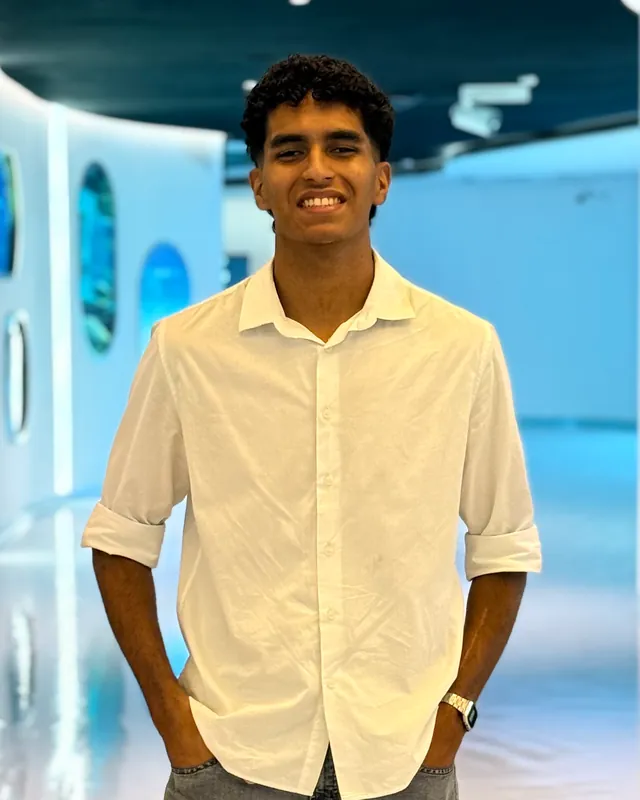
#> input picture assets/foto/retrato-640.webp, 640 x 800 px
$ python foto.py ../assets/foto/retrato-640.webp
#> lines starting #> are read from the running program, lines starting #| are printed output that depends on the picture; after the words box and inside, x2 and y2 are one past the last pixel; in counts of white or black regions, pixels touching at a corner belong together
# Gera a foto do capítulo Sobre (assets/foto/) a partir de uma foto sua:
#   python3 ferramentas/foto.py foto.heic     foto do iPhone: o fundo sai pelo mapa de profundidade que vem junto
#   python3 ferramentas/foto.py recorte.png   recorte já sem fundo (no app Fotos: toque e segure em você > Compartilhar)
# Precisa de: python3 -m pip install pillow numpy pillow-heif
#
# Saída (WebP, sem nenhum metadado da foto original: nada de EXIF nem localização):
#   retrato.webp      960 x 1200, a foto com o fundo, da cintura para cima, para o card do capítulo Sobre
#   retrato-640.webp  640 x 800, a mesma para o celular
#   eu-640.webp       o recorte sem fundo; o terminal desenha o comando foto a partir dele
#   rosto.webp        o rosto, quadrado e sem fundo, para o ícone ao lado do e-mail
import io
import os
import sys

import numpy as np
from PIL import Image, ImageCms, ImageFilter

RAIZ = os.path.dirname(os.path.dirname(os.path.abspath(__file__)))
SAIDA = os.path.join(RAIZ, 'assets', 'foto')
PROPORCAO = 0.65   # largura / altura do recorte final (da cabeça até o meio da coxa)


def caixa(a, r):
    """Média numa janela (2r+1) x (2r+1), por soma acumulada."""
    c = np.cumsum(np.cumsum(np.pad(a, ((r + 1, r), (r + 1, r)), mode='edge'), 0), 1)
    return (c[2 * r + 1:, 2 * r + 1:] - c[:-2 * r - 1, 2 * r + 1:] - c[2 * r + 1:, :-2 * r - 1] + c[:-2 * r - 1, :-2 * r - 1]) / (2 * r + 1) ** 2


# [6 lines left out: function filtro_guiado, not called in this run]


def em_srgb(img):
    icc = img.info.get('icc_profile')
    if icc:
        img = ImageCms.profileToProfile(img, ImageCms.ImageCmsProfile(io.BytesIO(icc)), ImageCms.createProfile('sRGB'), outputMode='RGB')
    return img.convert('RGB')


# [35 lines left out: function de_heic, not called in this run]


def de_png(caminho):
    img = Image.open(caminho).convert('RGBA')
    rgb = img.convert('RGB')
    if Image.open(caminho).info.get('icc_profile'):
        rgb.info['icc_profile'] = Image.open(caminho).info['icc_profile']
    return em_srgb(rgb), np.asarray(img.getchannel('A'), np.float32) / 255


def limpar_borda(foto, alfa):
    """Tira a cor do fundo que vaza na borda (halo claro): ali a cor vem do interior mais próximo."""
    c = np.asarray(foto, np.float32)
    dentro = (alfa > 0.97).astype(np.float32)
    soma = np.stack([caixa(c[..., k] * dentro, 9) for k in range(3)], -1)
    peso = caixa(dentro, 9)[..., None]
    interior = np.where(peso > 1e-3, soma / np.maximum(peso, 1e-3), c)
    t = np.clip((0.97 - alfa) / 0.6, 0, 1)[..., None]
    return c * (1 - t) + interior * t


def enquadrar(alfa):
    """Caixa de recorte: a pessoa centrada, com folga, da cabeça até onde a proporção deixar."""
    ys, xs = np.nonzero(alfa > 0.5)
    h, w = alfa.shape
    x0, x1, y0 = xs.min(), xs.max(), ys.min()
    larg = int((x1 - x0) * 1.3)
    alt = int(larg / PROPORCAO)
    cx = (x0 + x1) // 2
    esq = max(0, min(w - larg, cx - larg // 2))
    topo = max(0, y0 - int(alt * 0.04))
    return esq, topo, esq + larg, min(h, topo + alt)


def retrato(foto, alfa):
    """Card do Sobre: a foto inteira, com o fundo, em 4:5, da cabeça até um pouco abaixo da cintura."""
    ys, xs = np.nonzero(alfa > 0.5)
    h, w = alfa.shape
    y0 = ys.min()
    alt = min(h - max(0, y0 - 1), int((ys.max() - y0) * 0.74))
    topo = max(0, y0 - int(alt * 0.07))
    alt = min(h - topo, alt)
    larg = min(w, int(alt * 0.8))
    alt = int(larg / 0.8)
    cx = int(np.median(xs[ys < y0 + alt * 0.5]))
    esq = max(0, min(w - larg, cx - larg // 2))
    return foto.crop((esq, topo, esq + larg, topo + alt))


def main():
    if len(sys.argv) != 2:
        sys.exit('uso: python3 ferramentas/foto.py <foto.heic | recorte.png>')
    caminho = sys.argv[1]
    with open(caminho, 'rb') as f:
        heic = f.read(12)[4:12] in (b'ftypheic', b'ftypheix', b'ftypmif1', b'ftypheif')
    if heic:
        foto, alfa = de_heic(caminho)
    else:
        foto, alfa = de_png(caminho)
#> in de_png, rgb is the input picture: PIL image 640x800 RGB; mean R, G, B 149.8, 169.5, 160.8
#> alfa: shape (800, 640) float32; every value is 1
    cor = limpar_borda(foto, alfa)
#> in limpar_borda, `t = np.clip((0.97 - alfa) / 0.6, 0, 1)[..., None]`: t: shape (800, 640, 1) float32; every value is 0
    # Altas luzes um pouco mais baixas: a camisa branca não estoura no fundo escuro.
    cor = np.where(cor > 200, 200 + (cor - 200) * 0.6, cor)
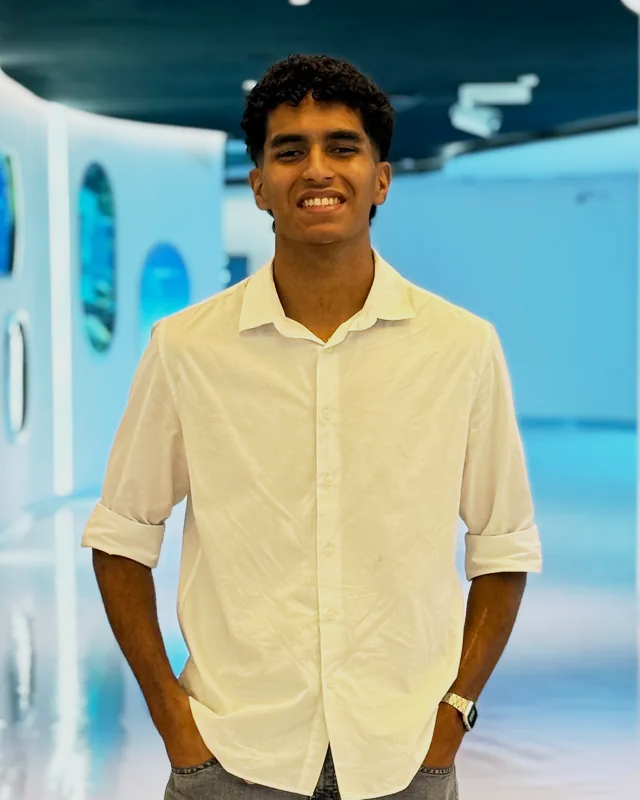
#> cor: shape (800, 640, 3) float32; mean R, G, B 144.4, 165.9, 155.6
    caixa_ = enquadrar(alfa)
#> in enquadrar, `x0, x1, y0 = xs.min(), xs.max(), ys.min()`: x0 = 0; x1 = 639; y0 = 0
#> in enquadrar, `larg = int((x1 - x0) * 1.3)`: larg = 830
#> in enquadrar, `alt = int(larg / PROPORCAO)`: alt = 1276
#> in enquadrar, `cx = (x0 + x1) // 2`: cx = 319
#> in enquadrar, `esq = max(0, min(w - larg, cx - larg // 2))`: esq = 0
#> caixa_ = (0, 0, 830, 800)
    eu = Image.fromarray(np.clip(cor, 0, 255).astype(np.uint8)).crop(caixa_)
    eu.putalpha(Image.fromarray((alfa * 255).astype(np.uint8)).crop(caixa_))
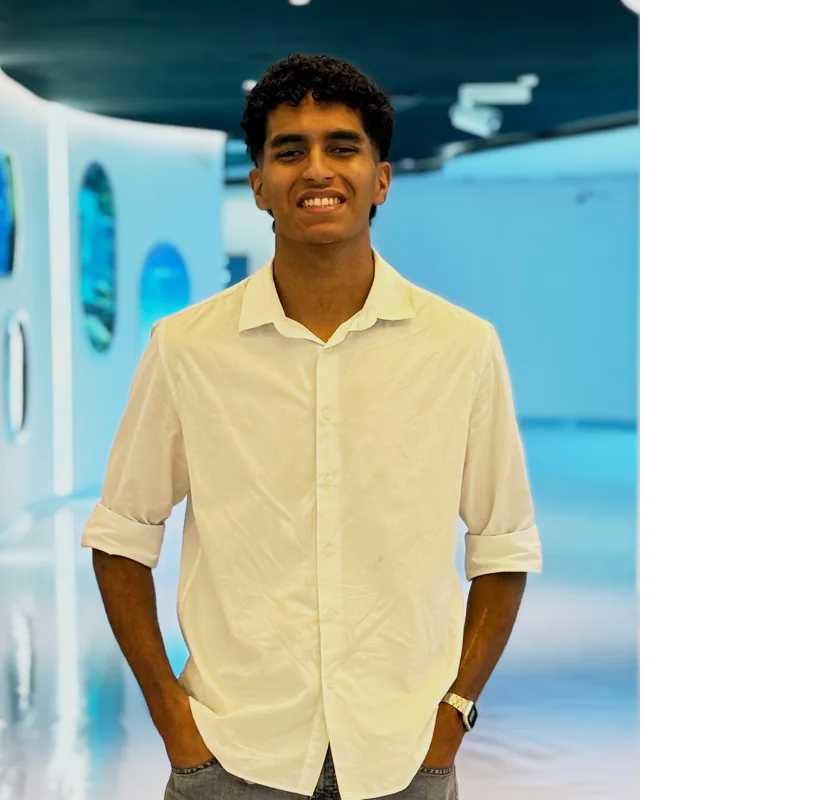
#> eu: PIL image 830x800 RGBA; mean R, G, B, A 111.2, 127.8, 119.8, 196.6; transparent parts drawn white
    os.makedirs(SAIDA, exist_ok=True)
    # O card leva as cores como saíram da câmera, com o fundo.
    card = retrato(foto, alfa)
#> in retrato, `y0 = ys.min()`: y0 = 0
#> in retrato, `alt = min(h - max(0, y0 - 1), int((ys.max() - y0) * 0.74))`: alt = 591
#> in retrato, `topo = max(0, y0 - int(alt * 0.07))`: topo = 0
#> in retrato, `larg = min(w, int(alt * 0.8))`: larg = 472
#> in retrato, `alt = int(larg / 0.8)`: alt = 590
#> in retrato, `cx = int(np.median(xs[ys < y0 + alt * 0.5]))`: cx = 319
#> in retrato, `esq = max(0, min(w - larg, cx - larg // 2))`: esq = 83
#> in retrato, `return foto.crop((esq, topo, esq + larg, topo + alt))`:
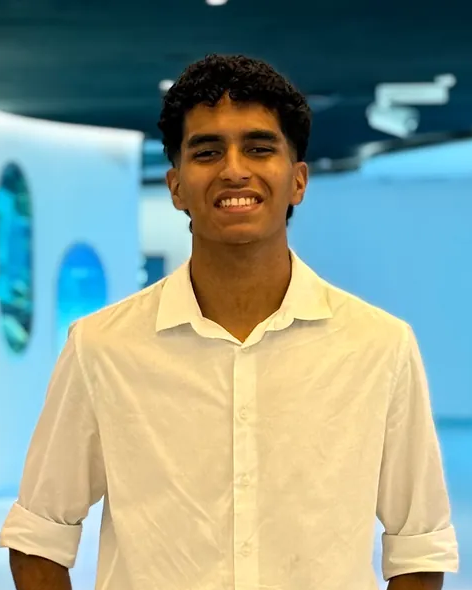
#> returned value: PIL image 472x590 RGB; mean R, G, B 142, 157.8, 142.7
    for largura, nome in ((960, 'retrato.webp'), (640, 'retrato-640.webp')):
        card.resize((largura, largura * 5 // 4), Image.LANCZOS).save(os.path.join(SAIDA, nome), quality=80, method=6)
    pequena = eu.resize((640, round(640 / PROPORCAO)), Image.LANCZOS)
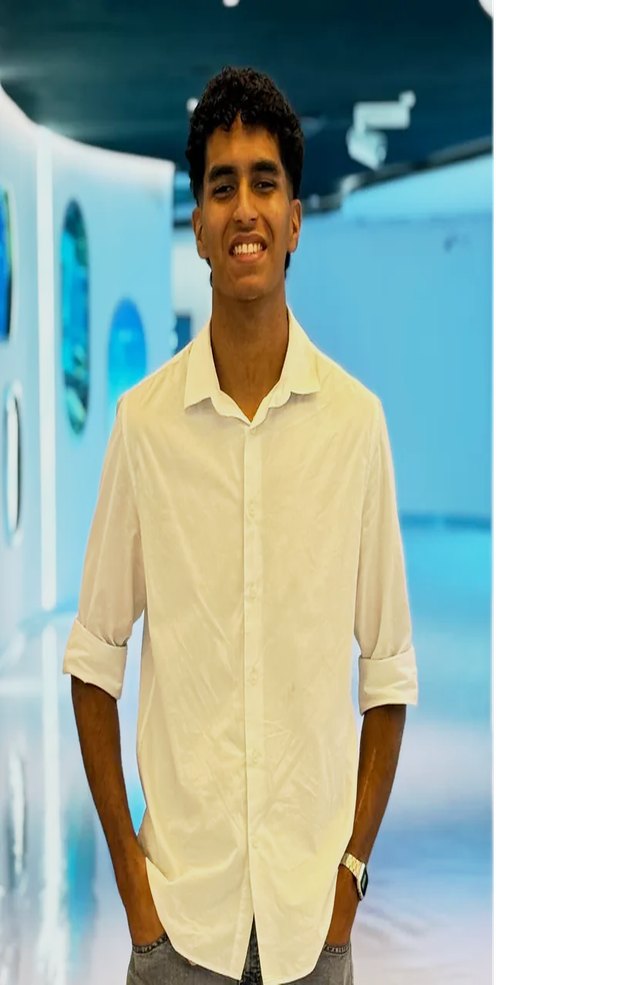
#> pequena: PIL image 640x985 RGBA; mean R, G, B, A 111.6, 128.3, 120.3, 196.6; transparent parts drawn white
    pequena.save(os.path.join(SAIDA, 'eu-640.webp'), quality=80, method=6)
    # Rosto: um quadrado no alto, centrado na cabeça (o meio do que é pessoa no primeiro sexto da altura).
    a_eu = np.asarray(pequena.getchannel('A'), np.float32) / 255
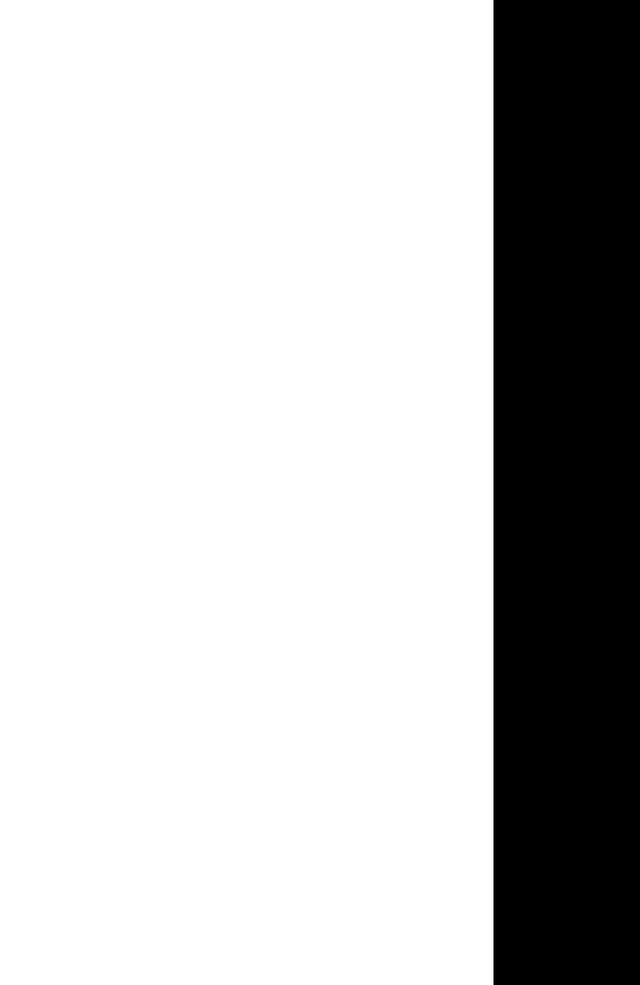
#> a_eu: shape (985, 640) float32; min 0, max 1, mean 0.771
    topo = a_eu[: a_eu.shape[0] // 6]
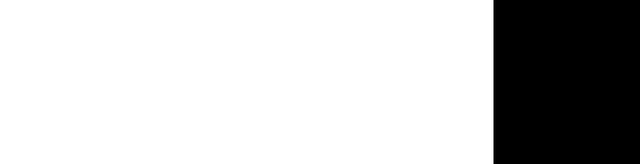
#> topo: shape (164, 640) float32; min 0, max 1, mean 0.771
    cx = int((topo.sum(0) * np.arange(topo.shape[1])).sum() / max(topo.sum(), 1))
#> cx = 246
    lado = int(pequena.width * 0.5)
#> lado = 320
    esq = max(0, min(pequena.width - lado, cx - lado // 2))
#> esq = 86
    pequena.crop((esq, 0, esq + lado, lado)).resize((192, 192), Image.LANCZOS).save(os.path.join(SAIDA, 'rosto.webp'), quality=82, method=6)
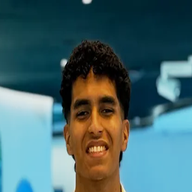
#> saved as rosto.webp: PIL image 192x192 RGBA; mean R, G, B, A 70, 103.6, 108.1, 255
    for nome in ('retrato.webp', 'retrato-640.webp', 'eu-640.webp', 'rosto.webp'):
        f = os.path.join(SAIDA, nome)
        print(f'{os.path.relpath(f, RAIZ)}: {os.path.getsize(f) // 1024} KB')
#> this loop made 4 passes
#| assets/foto/retrato.webp: 31 KB
#| assets/foto/retrato-640.webp: 19 KB
#| assets/foto/eu-640.webp: 22 KB
#| assets/foto/rosto.webp: 3 KB


if __name__ == '__main__':
    main()

$ run again, with assets/foto/eu.webp copied over assets/foto/retrato-640.webp
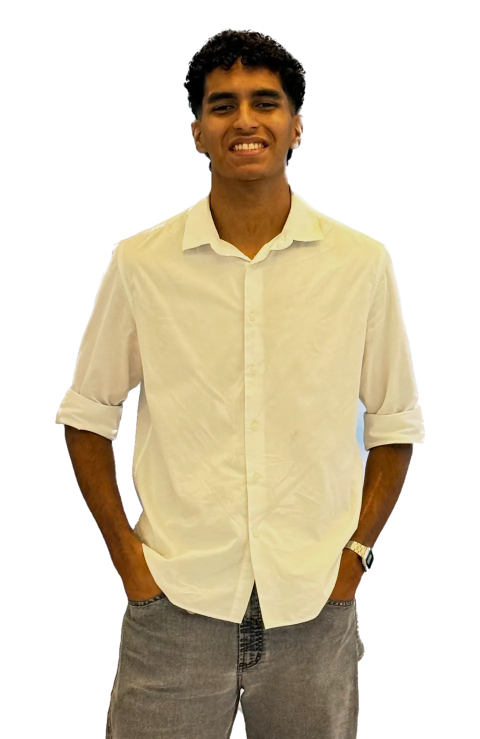
#> input picture assets/foto/eu.webp, 960 x 1477 px (shown at 1/2 size)
#> in de_png, img is the input picture: PIL image 960x1477 RGBA; mean R, G, B, A 85.2, 75.2, 55.2, 118.5
#> in limpar_borda, `dentro = (alfa > 0.97).astype(np.float32)`:
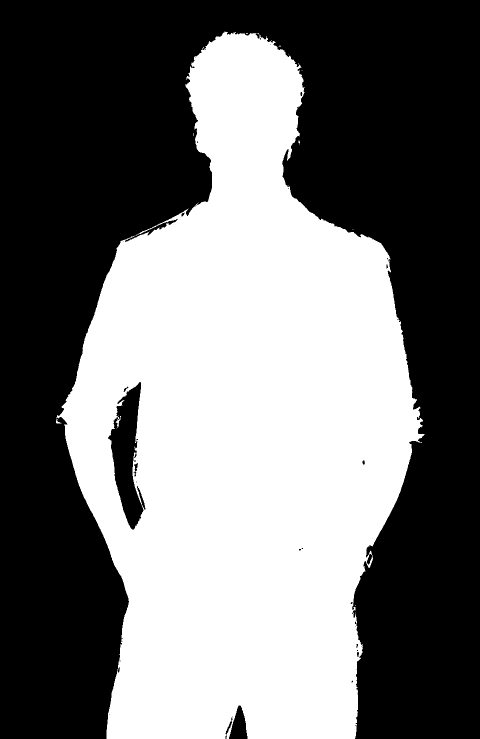
#> dentro: shape (1477, 960) float32 (shown at 1/2 size); values 0 (black) and 1 (white), 45.4% white; 19 white regions (16 under 20 px), largest, box (x1, y1, x2, y2) and area: (113, 63, 849, 1477) 644184, (231, 832, 242, 856) 82, (112, 838, 123, 847) 41
#> in enquadrar, `x0, x1, y0 = xs.min(), xs.max(), ys.min()`: x0 = 111; x1 = 849; y0 = 59
#> in enquadrar, `larg = int((x1 - x0) * 1.3)`: larg = 959
#> in enquadrar, `alt = int(larg / PROPORCAO)`: alt = 1475
#> in enquadrar, `cx = (x0 + x1) // 2`: cx = 480
#> in enquadrar, `esq = max(0, min(w - larg, cx - larg // 2))`: esq = 1
#> in enquadrar, `topo = max(0, y0 - int(alt * 0.04))`: topo = 0
#> caixa_ = (1, 0, 960, 1475)
#> in retrato, `y0 = ys.min()`: y0 = 59
#> in retrato, `alt = min(h - max(0, y0 - 1), int((ys.max() - y0) * 0.74))`: alt = 1048
#> in retrato, `topo = max(0, y0 - int(alt * 0.07))`: topo = 0
#> in retrato, `larg = min(w, int(alt * 0.8))`: larg = 838
#> in retrato, `alt = int(larg / 0.8)`: alt = 1047
#> in retrato, `cx = int(np.median(xs[ys < y0 + alt * 0.5]))`: cx = 495
#> in retrato, `esq = max(0, min(w - larg, cx - larg // 2))`: esq = 76
#> in main, `cx = int((topo.sum(0) * np.arange(topo.shape[1])).sum() / max(topo.sum..`: cx = 325
#> in main, `esq = max(0, min(pequena.width - lado, cx - lado // 2))`: esq = 165
#> in main, `pequena.crop((esq, 0, esq + lado, lado)).resize((192, 192), Image.LANC..`:
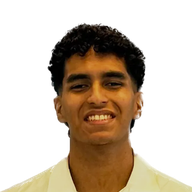
#> saved as rosto.webp: PIL image 192x192 RGBA; mean R, G, B, A 51.2, 36.5, 19.7, 100.8; transparent parts drawn white
#> the loop in main, `for nome in ('retrato.webp', 'retrato-640.webp', 'eu-640.webp', 'rosto..` made 4 passes
#| assets/foto/retrato.webp: 28 KB
#| assets/foto/retrato-640.webp: 16 KB
#| assets/foto/eu-640.webp: 41 KB
#| assets/foto/rosto.webp: 6 KB
